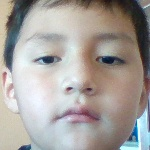
#> input picture imagenes/Antonio/rotro_103.jpg, 150 x 150 px, given in place of the camera
$ python 1capturaImagenes.py
#> lines starting #> are read from the running program, lines starting #| are printed output that depends on the picture
# importamos las librerias de reconocimiento de rostros
import cv2
import os
import imutils
#pip install imutils
#path_python.exe -m pip install --upgrade pip
contador=1
persona ="s"
while persona!= "n":
	#Consultamos el nombre de la persona que vamos a caprturar
	personName = input("Ingrese el nombre de la persona "+str(contador)+" que vamos a capturar su rostros: ")
#> the answer given: imagenes/Antonio/rotro_103.jpg

	#Carpeta donde se va almacenar las imagenes
	dataPath = 'imagenes'

	#Concatenamos la ruta del rostro a capturar
	personPath = dataPath + '/' + personName

	# Número de la camara 0, 1 son los índices de la cámara por defecto
	numCamara = 0

	#Validamos si la carpeta existe o si no la creamos
	if not os.path.exists(personPath):
		print('Carpeta creada: ',personPath)
		os.makedirs(personPath)
	#Abrimos la camara para realizar las capturas
	try:
		cap = cv2.VideoCapture(numCamara,cv2.CAP_DSHOW)
			#cap = cv2.VideoCapture('Video.mp4')
	except Exception as error:
		print('Error con algo de la cámara ' + str(error))

	#Inicializamos el claisifcador con el modelo haar
	faceClassif = cv2.CascadeClassifier(cv2.data.haarcascades+'haarcascade_frontalface_default.xml')
	count = 0

	while True:
		ret, frame = cap.read()
#> frame is the input picture: shape (150, 150, 3); mean B, G, R 156.9, 161, 166.5
		if ret == False: break
		frame =  imutils.resize(frame, width=640)
#> frame: shape (640, 640, 3)
		gray = cv2.cvtColor(frame, cv2.COLOR_BGR2GRAY)
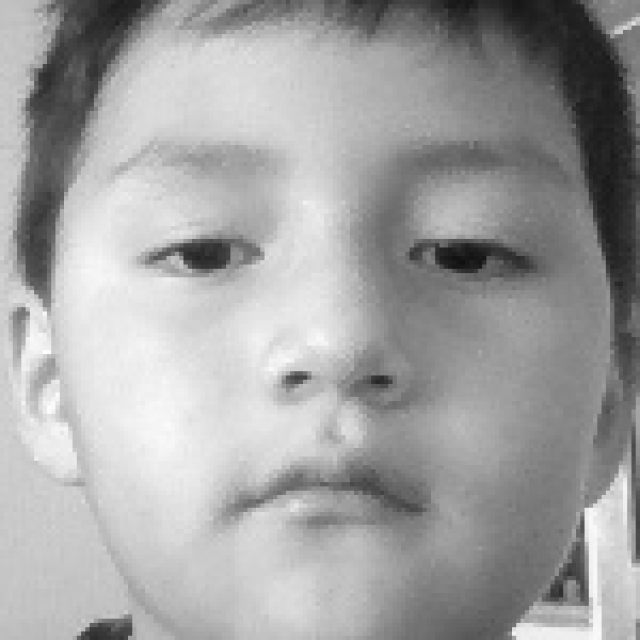
#> gray: shape (640, 640); min 15, max 254, mean 162.1
		auxFrame = frame.copy()

		faces = faceClassif.detectMultiScale(gray,1.3,5)
#> faces = [[47, 35, 559, 559]]

		for (x,y,w,h) in faces:
			cv2.rectangle(frame, (x,y),(x+w,y+h),(0,255,0),2)
			rostro = auxFrame[y:y+h,x:x+w]
			rostro = cv2.resize(rostro,(150,150),interpolation=cv2.INTER_CUBIC)
			cv2.imwrite(personPath + '/rotro_{}.jpg'.format(count),rostro)
			count = count + 1
#> this loop made 1 pass
#> (x, y, w, h, count) on pass 1: (47, 35, 559, 559, 1)
#> pass 1, `rostro = auxFrame[y:y+h,x:x+w]`:
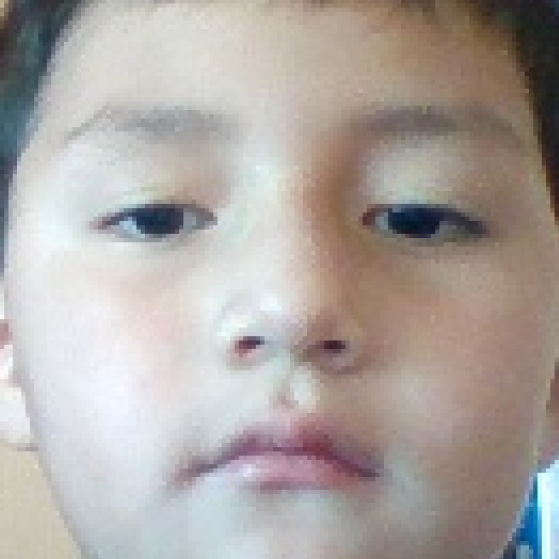
#> rostro: shape (559, 559, 3); mean B, G, R 162.2, 166.5, 173.5
#> after the loop:
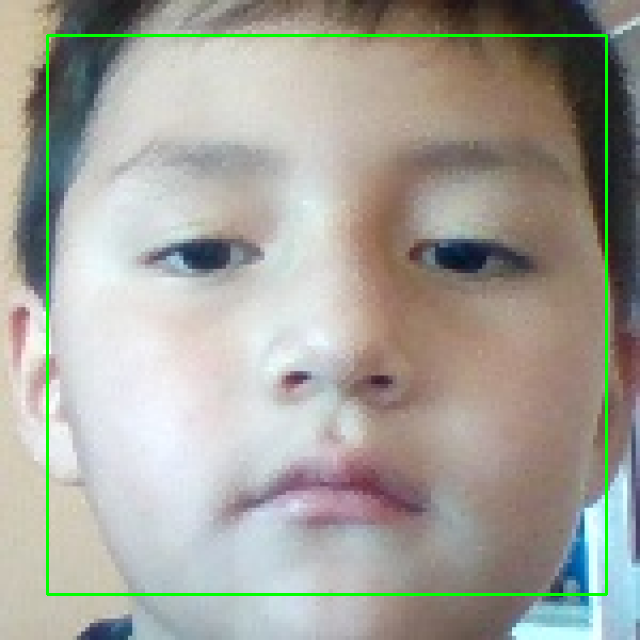
#> frame: shape (640, 640, 3); mean B, G, R 154.7, 162.9, 164.2
#> after the loop, count = 1
		cv2.imshow('frame',frame)

		k =  cv2.waitKey(1)
#> (key Esc is pressed here)
		if k == 27 or count >= 300:
			break
	cap.release()
	if contador >= 1000:
		persona = "n"
	else:
#> (the run stopped early here; a loop or call above may not have finished)
